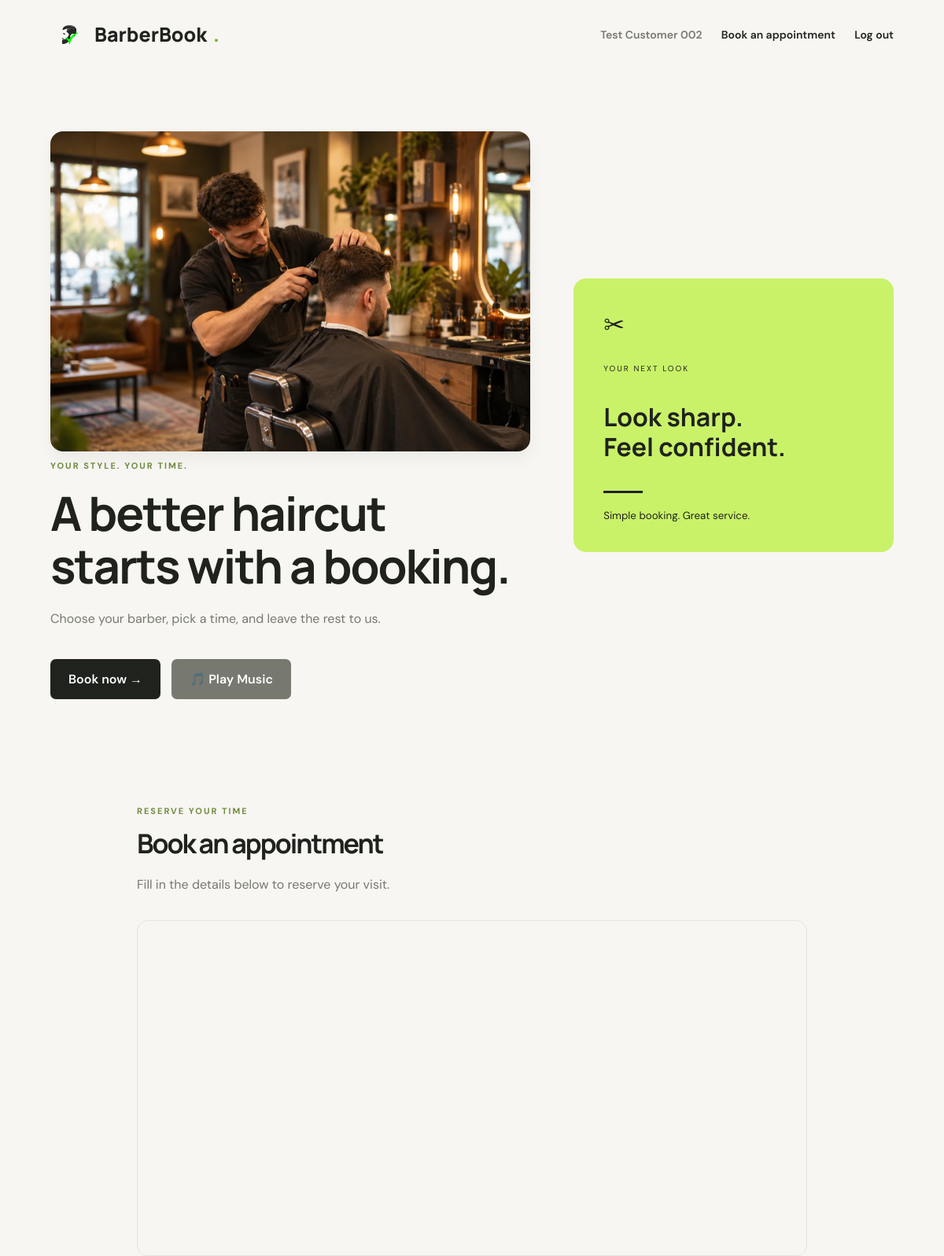
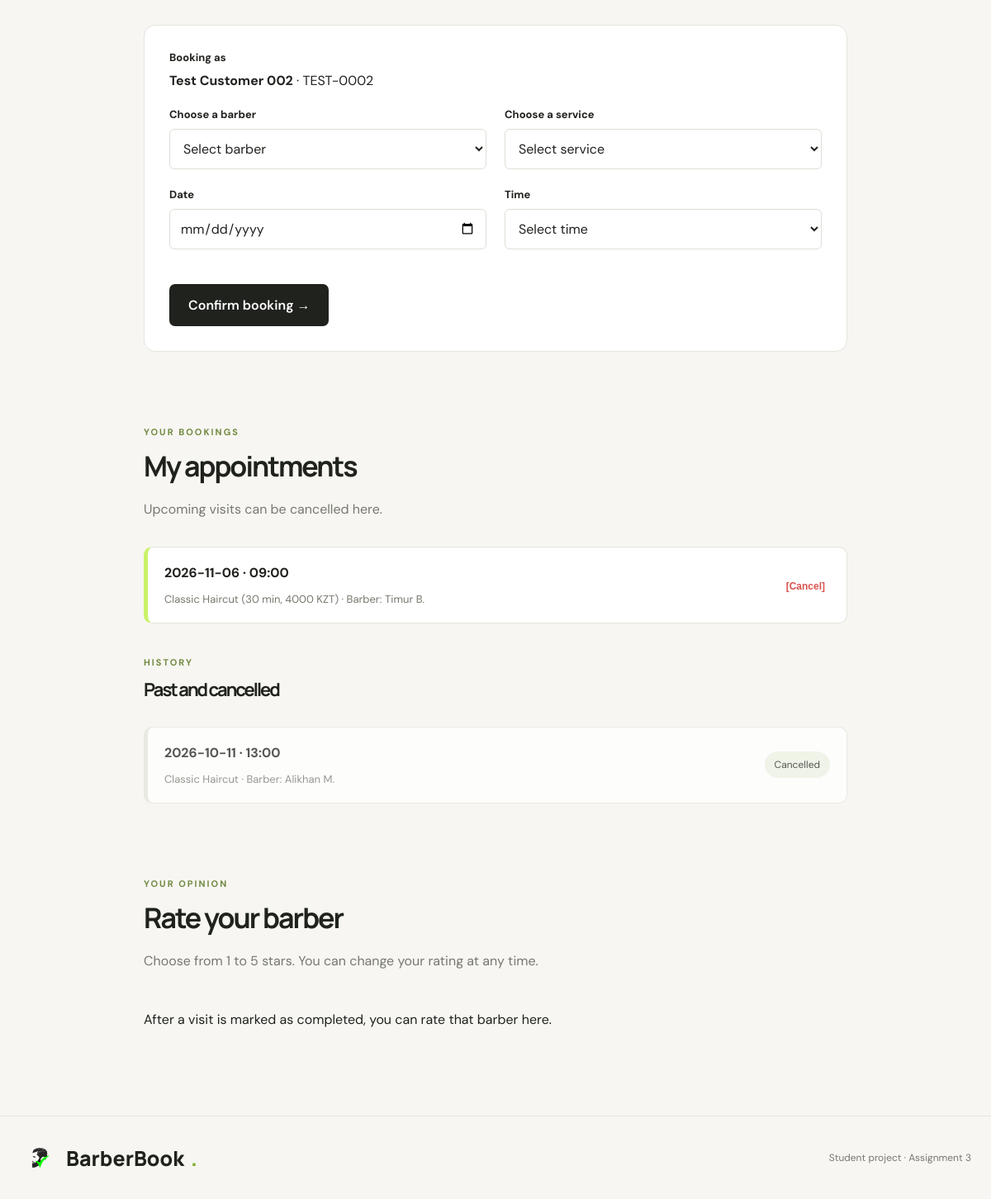
The app's page / (signed in) with its own data (2 pictures, top to bottom).
### tables this page shows
CREATE TABLE Customers (
    customer_id INTEGER PRIMARY KEY AUTOINCREMENT,
    full_name TEXT NOT NULL,
    phone TEXT NOT NULL UNIQUE
, first_name TEXT, last_name TEXT, password_hash TEXT);

CREATE TABLE Appointments (
    appointment_id INTEGER PRIMARY KEY AUTOINCREMENT,
    customer_id INTEGER NOT NULL,
    barber_id INTEGER NOT NULL,
    service_id INTEGER NOT NULL,
    appointment_date TEXT NOT NULL,
    appointment_time TEXT NOT NULL,
    status TEXT NOT NULL DEFAULT 'Booked'
        CHECK (status IN ('Booked', 'Completed', 'Cancelled')), break_group TEXT,

    FOREIGN KEY (customer_id)
        REFERENCES Customers(customer_id),
    FOREIGN KEY (barber_id)
        REFERENCES Barbers(barber_id),
    FOREIGN KEY (service_id)
        REFERENCES Services(service_id),

    UNIQUE (barber_id, appointment_date, appointment_time)
);

CREATE TABLE Services (
    service_id INTEGER PRIMARY KEY AUTOINCREMENT,
    service_name TEXT NOT NULL UNIQUE,
    price REAL NOT NULL CHECK (price >= 0),
    duration_minutes INTEGER NOT NULL
        CHECK (duration_minutes > 0)
);

CREATE TABLE Barbers (
    barber_id INTEGER PRIMARY KEY AUTOINCREMENT,
    full_name TEXT NOT NULL,
    work_start TEXT NOT NULL,
    work_end TEXT NOT NULL, first_name TEXT, last_name TEXT, password_hash TEXT,
    CHECK (work_start < work_end)
);

### app.py (the view)
@app.route("/")
def index():
    if session.get("barber_id"):
        return redirect(url_for("barber_dashboard"))
    if session.get("logged_in"):
        return redirect(url_for("admin"))
    customer = current_customer()
    if customer is None:
        return redirect(url_for("welcome"))
    conn = get_db()
    today = datetime.now().strftime("%Y-%m-%d")
    try:
        barbers = barbers_with_ratings(conn)
        services = conn.execute("""
            SELECT * FROM Services
            WHERE service_name != 'System Break'
            ORDER BY service_id
        """).fetchall()
        done_ids = {
            row[0] for row in conn.execute("""
                SELECT DISTINCT barber_id FROM Appointments
                WHERE customer_id = ? AND status = 'Completed'
            """, (customer["customer_id"],))
        }
        my_ratings = {
            row["barber_id"]: row["rating"] for row in conn.execute(
                "SELECT barber_id, rating FROM BarberRatings WHERE customer_id = ?",
                (customer["customer_id"],))
        }
        rateable = [
            b for b in barbers
            if (not REQUIRE_COMPLETED_VISIT) or b["barber_id"] in done_ids
        ]
        my_appointments = conn.execute("""
            SELECT
                Appointments.appointment_id,
                Barbers.full_name AS barber_name,
                Services.service_name AS service_name,
                Services.price AS price,
                Services.duration_minutes AS duration_minutes,
                Appointments.appointment_date,
                Appointments.appointment_time,
                Appointments.status
            FROM Appointments
            JOIN Barbers
                ON Appointments.barber_id = Barbers.barber_id
            JOIN Services
                ON Appointments.service_id = Services.service_id
            WHERE Appointments.customer_id = ?
            ORDER BY
                Appointments.appointment_date ASC,
                Appointments.appointment_time ASC
        """, (customer["customer_id"],)).fetchall()
        now_str = datetime.now().strftime("%Y-%m-%d %H:%M")
        upcoming = [
            a for a in my_appointments
            if a["status"] == "Booked"
            and f'{a["appointment_date"]} {a["appointment_time"]}' > now_str
        ]
        history = [a for a in my_appointments if a not in upcoming]
        history.reverse()  # newest first
        return render_template(
            "index.html",
            barbers=barbers,
            services=services,
            upcoming=upcoming,
            history=history,
            rateable=rateable,
            my_ratings=my_ratings,
            today=today,  # Passes today to index.html to block past dates in the form
            customer=customer
        )
    finally:
        conn.close()

### templates/index.html (shortened to what this page needs)
<!DOCTYPE html>
<html lang="en">
<head>
    <link rel="stylesheet" href="{{ url_for('static', filename='style.css') }}">
</head>
<body>
    <header class="navbar">
        <a class="logo" href="/">
            <img src="{{ url_for('static', filename='barberbook_logo.png') }}" alt="BarberBook Logo" class="logo-img">
            BarberBook<span>.</span>
        </a>
        <div>
            <span class="nav-link" style="margin-right: 20px; color: var(--muted);">{{ customer.first_name or customer.full_name }}</span>
            <a class="nav-link" href="#booking" style="margin-right: 20px;">Book an appointment</a>
            <a class="nav-link" href="{{ url_for('logout') }}">Log out</a>
        </div>
    </header>
    <main>
        <section class="hero">
            <div class="hero-content">
            <div class="hero-image" style="border-radius: 16px; overflow: hidden; display: flex; box-shadow: 0 10px 20px rgba(0,0,0,0.05);">
                <img src="{{ url_for('static', filename='Barberbook_photo.webp') }}"
                     alt="Professional barber cutting a client's hair in a modern shop"
                     style="width: 100%; height: 100%; object-fit: cover;">
            </div>
                <p class="eyebrow">YOUR STYLE. YOUR TIME.</p>
                <h1>A better haircut<br>starts with a booking.</h1>
                <p class="hero-text">
                    Choose your barber, pick a time, and leave the rest to us.
                </p>
                <a class="primary-button" href="#booking">Book now →</a>
                <button id="music-toggle" class="primary-button" style="background: var(--muted); margin-left: 10px;">
                    🎵 Play Music
                </button>
            </div>
            <div class="hero-card">
                <span class="scissors">✂</span>
                <p>YOUR NEXT LOOK</p>
                <h2>Look sharp.<br>Feel confident.</h2>
                <span class="card-line"></span>
                <small>Simple booking. Great service.</small>
            </div>
        </section>
        <section class="booking-section" id="booking">
            <div class="section-heading">
                <p class="eyebrow">RESERVE YOUR TIME</p>
                <h2>Book an appointment</h2>
                <p>Fill in the details below to reserve your visit.</p>
            </div>
            <div style="margin-bottom: 30px; border-radius: 14px; overflow: hidden; border: 1px solid var(--line);">
                <video src="{{ url_for('static', filename='video.webm') }}"
                       autoplay
                       loop
                       muted
                       playsinline
                       aria-label="Cinematic close-up of professional barber tools on a table"
                       style="width: 100%; display: block;">
                </video>
            </div>
            <form action="{{ url_for('book') }}" method="POST" class="booking-form">
                <div class="field" style="grid-column: 1 / -1;">
                    <label>Booking as</label>
                    <p style="margin: 0;"><strong>{{ customer.full_name }}</strong> · {{ customer.phone }}</p>
                </div>
                <div class="field">
                    <label for="barber_id">Choose a barber</label>
                    <select id="barber_id" name="barber_id" required>
                        <option value="">Select barber</option>
                    </select>
                </div>
                <div class="field">
                    <label for="service_id">Choose a service</label>
                    <select id="service_id" name="service_id" required>
                        <option value="">Select service</option>
                    </select>
                </div>
                <div class="field">
                    <label for="appointment_date">Date</label>
                    <input
                        type="date"
                        id="appointment_date"
                        name="appointment_date"
                        min="{{ today }}"
                        required
                    >
                </div>
                <div class="field">
                    <label for="appointment_time">Time</label>
                    <select id="appointment_time" name="appointment_time" required>
                        <option value="">Select time</option>
                    </select>
                </div>
                <button class="primary-button submit-button" type="submit">
                    Confirm booking →
                </button>
            </form>
        </section>
        <section class="appointments-section" id="my-appointments">
            <div class="section-heading">
                <p class="eyebrow">YOUR BOOKINGS</p>
                <h2>My appointments</h2>
                <p>Upcoming visits can be cancelled here.</p>
            </div>
            <div class="appointments-list">
                {% for appointment in upcoming %}
                    <article class="appointment-card" style="border-left: 5px solid #c9f269;">
                        <div>
                            <strong>{{ appointment.appointment_date }} · {{ appointment.appointment_time }}</strong>
                            <p>
                                {{ appointment.service_name }}
                                ({{ appointment.duration_minutes }} min, {{ "%.0f"|format(appointment.price) }} KZT)
                                · Barber: {{ appointment.barber_name }}
                            </p>
                        </div>
                        <form action="{{ url_for('cancel_appointment', appointment_id=appointment.appointment_id) }}" method="POST"
                              onsubmit="return confirm('Cancel your appointment on {{ appointment.appointment_date }} at {{ appointment.appointment_time }}?');">
                            <button type="submit" style="background: none; border: none; color: #d9534f; font-size: 12px; font-weight: 700; cursor: pointer;">
                                [Cancel]
                            </button>
                        </form>
                    </article>
                {% else %}
                    <p>You have no upcoming appointments. Book one above.</p>
                {% endfor %}
            </div>
            {% if history %}
                <div class="section-heading" style="margin-top: 40px;">
                    <p class="eyebrow">HISTORY</p>
                    <h2 style="font-size: 22px;">Past and cancelled</h2>
                </div>
                <div class="appointments-list">
                    {% for appointment in history %}
                        <article class="appointment-card" style="border-left: 5px solid #e5e4dc; opacity: 0.75;">
                            <div>
                                <strong>{{ appointment.appointment_date }} · {{ appointment.appointment_time }}</strong>
                                <p>{{ appointment.service_name }} · Barber: {{ appointment.barber_name }}</p>
                            </div>
                            <span class="service-tag">
                                {% if appointment.status == 'Booked' %}Missed{% else %}{{ appointment.status }}{% endif %}
                            </span>
                        </article>
                    {% endfor %}
                </div>
            {% endif %}
        </section>
        <section class="appointments-section" id="rate-barbers">
            <div class="section-heading">
                <p class="eyebrow">YOUR OPINION</p>
                <h2>Rate your barber</h2>
                <p>Choose from 1 to 5 stars. You can change your rating at any time.</p>
            </div>
            <div class="appointments-list">
                {% for barber in rateable %}
                    <article class="appointment-card">
                        <div>
                            <strong>{{ barber.full_name }}</strong>
                            <p class="rating-note">
                                {% if barber.rating_count %}
                                    Average ★ {{ barber.avg_rating }} · {{ barber.rating_count }} rating{{ '' if barber.rating_count == 1 else 's' }}
                                {% else %}
                                    No ratings yet
                                {% endif %}
                                {% if my_ratings.get(barber.barber_id) %}
                                    · Your rating: {{ my_ratings[barber.barber_id] }}/5
                                {% endif %}
                            </p>
                        </div>
                        <form action="{{ url_for('rate_barber', barber_id=barber.barber_id) }}" method="POST" class="stars">
                            {% for n in [5, 4, 3, 2, 1] %}
                                <button type="submit" name="rating" value="{{ n }}"
                                        title="{{ n }} star{{ '' if n == 1 else 's' }}"
                                        aria-label="Rate {{ n }} out of 5"
                                        class="{% if my_ratings.get(barber.barber_id, 0) >= n %}on{% endif %}">★</button>
                            {% endfor %}
                        </form>
                    </article>
                {% else %}
                    <p>After a visit is marked as completed, you can rate that barber here.</p>
                {% endfor %}
            </div>
        </section>
    </main>
    <footer>
        <a class="logo" href="/">
            <img src="{{ url_for('static', filename='barberbook_logo.png') }}" alt="BarberBook Logo" class="logo-img">
            BarberBook<span>.</span>
        </a>
        <p>Student project · Assignment 3</p>
    </footer>
</body>
</html>

### records on screen
Customers: full_name "Test Customer 002", phone "TEST-0002"
Appointments: appointment_date "2026-11-06", appointment_time "09:00", service_name "Classic Haircut", duration_minutes "30", barber_name "Timur B."
Services: price "4000"
Appointments: appointment_date "2026-10-11", appointment_time "13:00", service_name "Classic Haircut", barber_name "Alikhan M.", status "Cancelled"
